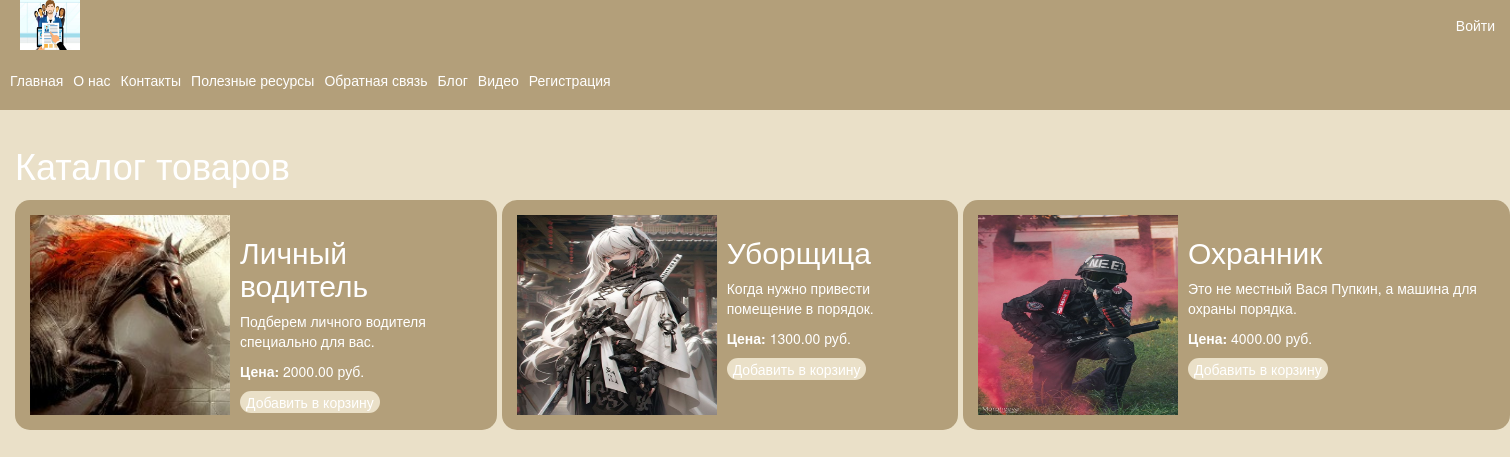
Screenshot of /products/ with the database file from the repository.
### app/models.py (models this page shows, shortened)
class Product(models.Model):
    name = models.CharField(max_length=100, verbose_name="Название")
    description = models.TextField(verbose_name="Описание")
    price = models.DecimalField(max_digits=10, decimal_places=2, verbose_name="Цена")
    image = models.FileField(upload_to='products/', verbose_name="Файл изображения товара")

### app/views.py (the view)
# urls.py: path('products/', views.product_list, name='product_list'),
def product_list(request):
    initialize_cart(request)
    products = Product.objects.all()
    return render(request, 'app/product_list.html', {'products': products})

### app/views.py (called while the page is built)
def initialize_cart(request):
    if not request.session.session_key:
        request.session.create()
    if 'cart' not in request.session:
        request.session['cart'] = {}

### app/templates/app/product_list.html (shortened to what this page needs)
{% extends "app/layout.html" %}
{% block content %}
<h1>Каталог товаров</h1>
<div class="products">
    {% for product in products %}
    <div class="product-card">
        <div class="left-1"><img src="{{ product.image.url }}" alt="{{ product.name }}" class="product-image"></div>
        <div class="left-1">
            <h2>{{ product.name }}</h2>
            <p>{{ product.description }}</p>
            <p><strong>Цена:</strong> {{ product.price }} руб.</p>
            <form method="post" action="{% url 'add_to_cart' product.id %}">
                <button class="button-cus" type="submit">Добавить в корзину</button>
            </form>
        </div>
    </div>
    {% endfor %}
</div>
{% endblock %}

### app/templates/app/layout.html (shortened to what this page needs)
<!DOCTYPE html>
<html>
<head>
    {% load staticfiles %}
    <link rel="stylesheet" type="text/css" href="{% static 'app/content/bootstrap.min.css' %}" />
    <link rel="stylesheet" type="text/css" href="{% static 'app/content/site.css' %}" />
</head>
<body>
    <div class="navbar-mini">
        <a href="/" class="logo-main"><div> <img src="{% static 'app/content/img/logo.png' %}" alt="logo" /></div> </a>
        {% include 'app/loginpartial.html' %}
    </div>
    <div class="navbar-cus">
        <ul class="ul-head">
            <li><a href="{% url 'home' %}">Главная</a></li>
            <li><a href="{% url 'about' %}">О нас</a></li>
            <li><a href="{% url 'contact' %}">Контакты</a></li>
            <li><a href="{% url 'links' %}">Полезные ресурсы</a></li>
            <li><a href="{% url 'feedback' %}">Обратная связь</a></li>
            <li><a href="{% url 'blog' %}">Блог</a></li>
            <li><a href="{%url 'videopost'%}">Видео</a></li>
            {% if not user.is_authenticated %}
            <li><a href="{% url 'registration' %}">Регистрация</a></li>
            {% endif %}
        </ul>
    </div>
    <div class="container-cus">
{% block content %}{% endblock %}
    </div>
</body>
</html>

### app/templates/app/loginpartial.html
﻿{% if user.is_authenticated %}
<form id="logoutForm" action="/logout/" method="post" class="logoutForm">
    {% csrf_token %}
    <div class="login-name">{{ user.username }}</div>
    <a class="log-out" href="javascript:document.getElementById('logoutForm').submit()">Выйти</a>
</form>
{% else %}
<a class="log-in" href="{% url 'login' %}">Войти</a>
{% endif %}

### app/static/app/content/site.css (style rules this page uses)
body { margin:0px; padding:0px; }
a { color:black; }

### app/templates/app/product_list.html (style rules this page uses)
.products { display: flex; gap: 5px; }
.product-card { margin: 5px 0px; background-color: #B39F7A; padding: 15px; box-sizing: border-box; border-radius: 15px; display: flex; gap: 10px; }
.product-card img { width:200px; height:200px; }

### app/templates/app/layout.html (style rules this page uses)
.button-cus { border: none; border-radius: 25px; background-color: #EAE0C8; color: white; }
.navbar-mini { width: 100%; height: 50px; background-color: #B39F7A; }
div, h1, h2, h3 { color: white; }
body { background-color: #EAE0C8; }
.navbar-cus { width: 100%; height: 60px; background-color: #B39F7A; }
.container-cus { width:100%; padding-left:15px; padding-top:15px; box-sizing:border-box; }
.ul-head { width:1500px; display:flex; flex-direction:row; padding:0px; margin:0 auto; height:100%; flex-wrap: wrap; }
.ul-head li { list-style: none; font-size: 14px; text-align:center; padding:0px 5px; height:100%; display:flex; align-items:center; }
.ul-head a { width:max-content; color: white; padding-left: 0px; display:block; text-decoration:none; }
.logo-main { float:left; width:100px; height: 50px; display: block; }
.logo-main div { width:60px; height:50px; margin:0 auto; }
.logo-main img { width:100%; height:100%; }
.log-in { float:right; margin-right:15px; display:flex; align-items:center; height:100%; color:white; text-align:center; }

### rows the page displays
Product: image (picture), name "Личный водитель", description "Подберем личного водителя специально для вас.", price "2000.00"
Product: image (picture), name "Уборщица", description "Когда нужно привести помещение в порядок.", price "1300.00"
Product: image (picture), name "Охранник", description "Это не местный Вася Пупкин, а машина для охраны порядка.", price "4000.00"
